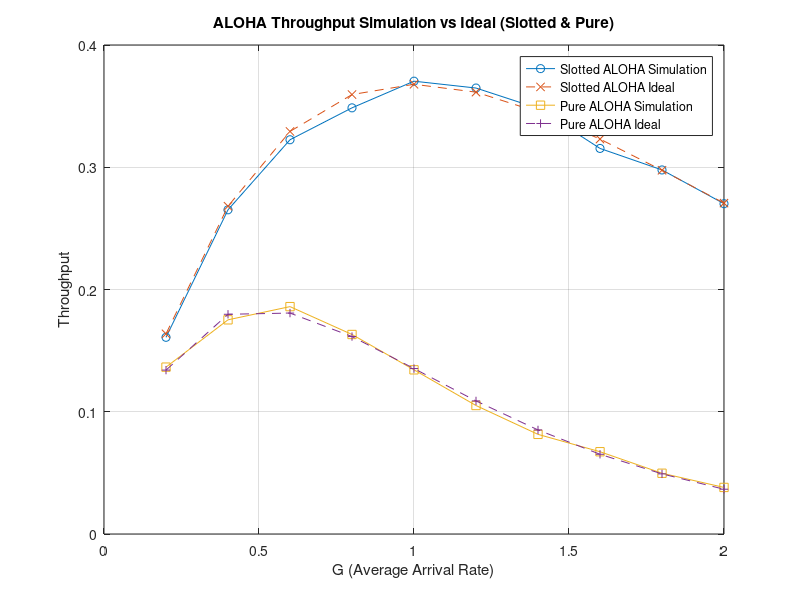

Recreate this plot in MATLAB.
% 초기 파라미터 설정
N = 300;                  % 스테이션 수
G_values = 0.2:0.2:2.0;   % G 값 목록
num_slots = 10000;        % 슬롯 수

% 결과 저장 변수
slotted_simulation_throughput = zeros(size(G_values));
pure_simulation_throughput = zeros(size(G_values));
slotted_ideal_throughput = G_values .* exp(-G_values); % Slotted ALOHA 이론적 처리량
pure_ideal_throughput = G_values .* exp(-2*G_values);  % Pure ALOHA 이론적 처리량

% G 값별로 반복
for i = 1:length(G_values)
    G = G_values(i);
    
    % Slotted ALOHA 시뮬레이션
    P = G / N;               % 각 스테이션의 전송 확률 (Slotted ALOHA)
    slotted_success_count = 0;
    
    for slot = 1:num_slots
        transmissions = rand(1, N) < P;
        num_transmissions = sum(transmissions);
        
        if num_transmissions == 1
            slotted_success_count = slotted_success_count + 1;
        end
    end
    
    slotted_simulation_throughput(i) = slotted_success_count / num_slots;
    
    % Pure ALOHA 시뮬레이션
    P = G / N;               % 각 스테이션의 전송 확률 (Pure ALOHA)
    pure_success_count = 0;
    
    for slot = 1:num_slots
        % 현재 슬롯에서 전송 시도 여부 결정
        transmissions = rand(1, N) < P;
        num_transmissions = sum(transmissions);
        
        % Pure ALOHA 성공 조건: 현재 슬롯과 다음 슬롯에 단일 전송만 있어야 함
        if num_transmissions == 1
            % 다음 슬롯에서 충돌 여부 확인
            next_transmissions = rand(1, N) < P;
            next_num_transmissions = sum(next_transmissions);
            
            if next_num_transmissions == 0
                pure_success_count = pure_success_count + 1;
            end
        end
    end
    
    pure_simulation_throughput(i) = pure_success_count / num_slots;
end

% 결과 그래프 그리기
figure;
plot(G_values, slotted_simulation_throughput, 'o-', 'DisplayName', 'Slotted ALOHA Simulation');
hold on;
plot(G_values, slotted_ideal_throughput, 'x--', 'DisplayName', 'Slotted ALOHA Ideal');
plot(G_values, pure_simulation_throughput, 's-', 'DisplayName', 'Pure ALOHA Simulation');
plot(G_values, pure_ideal_throughput, '+--', 'DisplayName', 'Pure ALOHA Ideal');

% 그래프 설정
xlabel('G (Average Arrival Rate)');
ylabel('Throughput');
title('ALOHA Throughput Simulation vs Ideal (Slotted & Pure)');
legend('show');
grid on;
